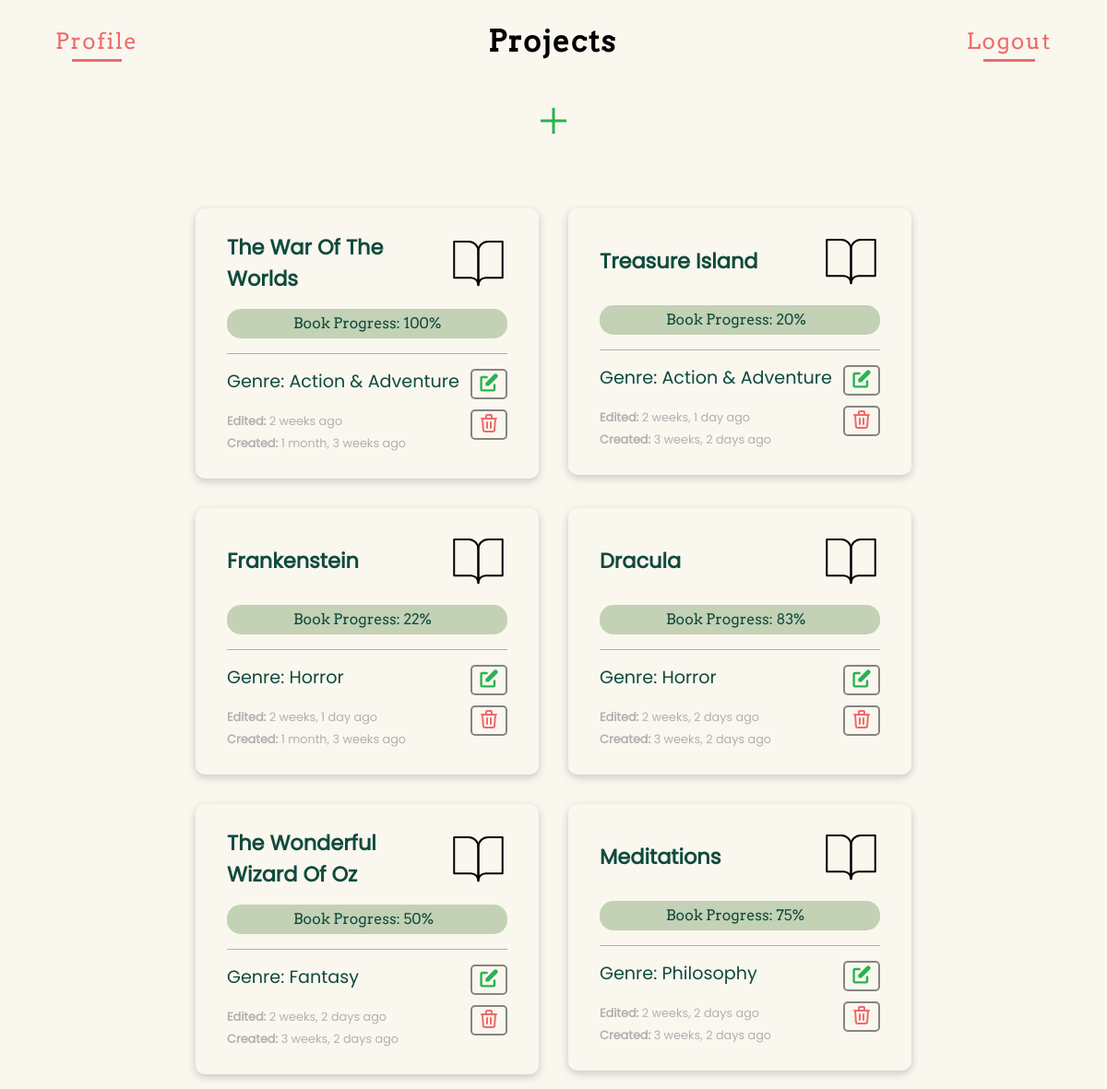
Page / (signed in) on the earlier database version.
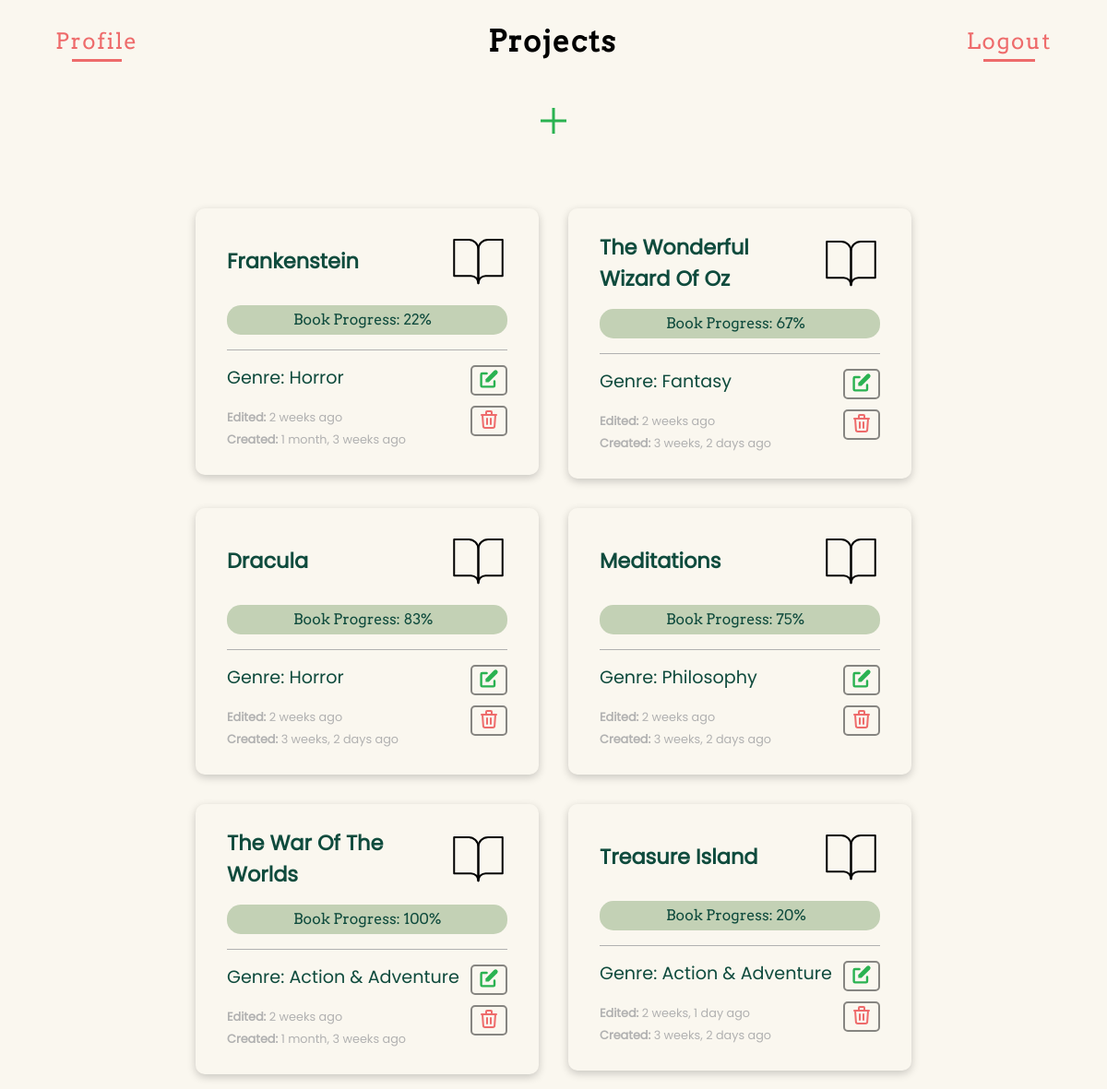
Same page on the later database version.
### writeoff/models.py (models this page shows, shortened)
class Project(models.Model):
    author = models.ForeignKey(
        User, on_delete=models.CASCADE, related_name="creator")
    title = models.CharField(max_length=60)
    slug = models.SlugField(unique=True, blank=True, null=True)
    genre = models.ForeignKey(
        Genre, on_delete=models.CASCADE, related_name="project")
    content = models.TextField(blank=True)
    created = models.DateTimeField(auto_now_add=True)
    edited = models.DateTimeField(auto_now=True)
    completed = models.BooleanField(default=False)
    def progress(self):
        try:
            totalEvents = self.timeline.all().count()
            completedEvents = self.timeline.filter(completed=True).count()
            return round((completedEvents/totalEvents)*100)
        except (AttributeError, ZeroDivisionError):
            return 0
    class Meta:
        ordering = ['-edited']

class Genre(models.Model):
    name = models.CharField(max_length=50, blank=True, null=True)
    def __str__(self):
        return self.name
    class Meta:
        ordering = ['name']

### writeoff/views.py (the view, shortened to what this page needs)
# urls.py: path("", views.index, name='index'),
@login_required
def index(request):
    projects = Project.objects.filter(author=request.user)
    genres = Genre.objects.all()
    for project in projects:
        if project.progress() == 100:
            if project.completed != True:
                project.completed = True
                project.save()
        if project.completed == True:
            if project.progress() < 100:
                project.completed = False
                project.save()
    return render(request, "index.html", {
        'form': ProjectForm(),
        'projects': projects,
        'genres': genres
    })

### writeoff/templates/index.html (shortened to what this page needs)
{% load static %}
{% load humanize %}
<!DOCTYPE html>
<html lang="en">
<head>
    <link href="{% static 'styles.css' %}" rel="stylesheet">
</head>
<body>
    {% block body %}
        <div class="project-container">
            <header class="project-header">
                <div class="project-nav">
                    <div class="project-nav-logout nav-user">
                        <a href="{% url 'profile' user.id %}">Profile</a>
                    </div>
                    <div class="project-nav-title">
                        <h1>Projects</h1>
                    </div>
                    <div class="project-nav-logout">
                        <a href="{% url 'logout' %}">Logout</a>
                    </div>
                </div>
                <div class="project-form-container">
                    <div class="project-expand">
                        <button aria-description="Add a project" class="add-project"><svg xmlns="http://www.w3.org/2000/svg" height="48" width="48">
                            <path d="M22.5 38V25.5H10v-3h12.5V10h3v12.5H38v3H25.5V38Z" />
                        </svg></button>
                    </div>
                </div>
            </header>
            <div class="card-container">
                {% for project in projects %}
                    <a href="{% url 'overview' project.slug %}">
                        <div class="project-card" data-title="{{ project.title }}" data-genre="{{ project.genre }}" data-slug="{{ project.slug }}" data-id="{{ project.id }}">
                            <div class="card-title">
                                <h3 class="project-title">{{ project.title|title }}</h3>
                                <img src="{% static 'assets/book-open.svg'%}" alt="open book icon">
                            </div>
                            <div class="progress-wrapper">
                                <div class="progress-pill">
                                    <label for="book-progress">Book Progress: {{ project.progress }}%</label>
                                </div>
                            </div>
                            <div class="card-bottom">
                                <div class="card-content">
                                    <p>Genre: {{ project.genre }}</p>
                                    <p id="stats-sm"><strong>Edited: </strong>{{ project.edited|naturaltime }}</p>
                                    <p id="stats-sm"><strong>Created: </strong>{{ project.created|naturaltime }}</p>
                                </div>
                                <div class="card-buttons">
                                    <button id="edit-project-btn" class="btn">
                                    </button>
                                    <button id="delete-project-btn" class="btn">
                                    </button>
                                </div>
                            </div>
                        </div>
                    </a>
                {% endfor %}
            </div>
        </div>
    {% endblock %}
</body>
</html>

### writeoff/static/styles.css (style rules this page uses)
body { padding: 0; margin: 0; box-sizing: border-box; font-family: "Poppins", sans-serif; line-height: 1.5; background-color: #faf7ef; min-height: 100vh; }
[class^="icon"] { display: relative; height: 24px; }
.card-container { display: flex; flex-direction: row; flex-wrap: wrap; justify-content: center; align-items: flex-start; }
.card-container a { text-decoration: none; }
.project-container { width: 100%; padding: 0; display: flex; flex-direction: column; justify-content: center; align-items: center; }
.project-container h1 { font-family: "Arvo", serif; letter-spacing: 0.1rem; }
.project-header { display: flex; flex-direction: column; align-items: center; justify-content: center; width: 100%; margin-bottom: 2rem; }
.project-nav { display: flex; align-items: center; justify-content: space-between; width: 90%; position: relative; }
.project-nav-logout, .nav-user { text-decoration: none; font-family: "Arvo", serif; letter-spacing: 0.1rem; color: #ee6b6b; position: relative; }
.project-nav-logout a { text-decoration: none; font-size: 1.5rem; font-family: "Arvo", serif; letter-spacing: 0.1rem; color: #ee6b6b; }
.project-nav-logout a::after { position: absolute; content: ""; height: 0.2rem; bottom: -4px; left: 0; right: 0; background: #ee6b6b; z-index: 10; width: 60%; margin: 0 auto; transition: all linear 0.3s; }
.project-form-container { display: flex; flex-direction: column; justify-content: center; align-items: center; margin-block: 1rem; }
.add-project { all: unset; cursor: pointer; fill: #2ab251; transition: all 0.3s linear; }
.project-title, .project-genre { width: 200px; }
.project-card { border-radius: 10px; width: 19rem; padding: 1.5rem 2rem 1.5rem 2rem; color: #0f4b3d; border: 2px solid transparent; box-shadow: 0 3px 10px rgb(0 0 0 / 0.2); transition: transform 0.2s; margin: 1rem; }
.card-title { display: flex; justify-content: space-between; align-items: center; font-size: 1.2rem; margin-bottom: 1rem; overflow: hidden; text-overflow: ellipsis; }
.card-title h3 { margin: 0; }
.card-bottom { display: flex; justify-content: space-between; }
.card-content { display: flex; flex-direction: column; justify-content: end; align-items: flex-start; }
.card-content p { margin-top: 1rem; margin-bottom: 0; font-size: 1.2rem; }
.card-content p:first-child { margin-bottom: 1rem; }
#stats-sm { font-size: 0.8rem; margin: 0; line-height: 1.5rem; color: #b1b1b1; }
.progress-wrapper { display: flex; position: relative; flex-direction: column; justify-content: center; align-items: center; border-bottom: 1px solid #b1b1b1; padding-bottom: 1rem; }
.progress-pill { position: relative; width: 100%; height: 2rem; margin: auto; text-align: center; background-color: #c3d1b5; border-radius: 15px; z-index: -1; }
.progress-pill label { position: absolute; z-index: 10; font-family: "Arvo", serif; top: 50%; transform: translateY(-50%); }
.icon-edit { fill: #2ab251; }
.card-buttons { display: flex; flex-direction: column; justify-content: space-between; align-items: center; padding-block: 1rem; }
.btn { cursor: pointer; border: 2px solid rgba(20, 20, 20, 0.5); border-radius: 5px; background-color: transparent; }
.btn > svg, .icon-delete { transition: all 0.2s cubic-bezier(0.075, 0.82, 0.165, 1); }

Differences in the rows shown:
changed Project "Frankenstein": edited "2 weeks, 1 day ago" → "2 weeks ago"; moves up the list
changed Project "The Wonderful Wizard Of Oz": progress "50" → "67"; edited "2 weeks, 2 days ago" → "2 weeks ago"; moves up the list
changed Project "Dracula": edited "2 weeks, 2 days ago" → "2 weeks ago"; moves up the list
changed Project "Meditations": edited "2 weeks, 2 days ago" → "2 weeks ago"; moves up the list
